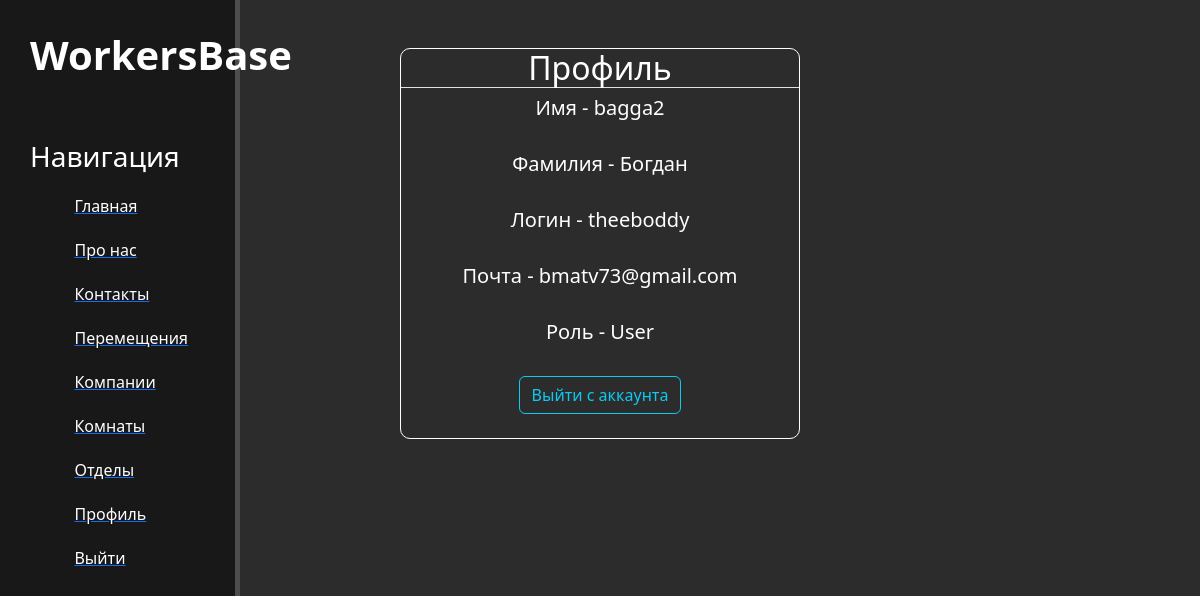
/profile/ (signed in), run on the app's committed database.
### main/models.py (models this page shows)
class User(AbstractUser):
    role = models.CharField("Роль пользователя", max_length=200, default="User")

### main/views.py (the view)
# urls.py: path("profile/", profile, name="profile"),
def profile(request):
    user = User.objects.get(id=request.user.id)
    context = {"user":user}
    return render(request, "main/profile.html", context)

### main/templates/main/profile.html (shortened to what this page needs)
{% extends 'main/layout.html'%}
{% block content %}
<div class="profile text-center">
        <br>
        <br>
    <div class="profile_block text-center">
    <h2 class="text-center border-bottom">Профиль</h2>
    <h5>Имя - {{user.first_name}}</h5>
    <br>
    <h5>Фамилия - {{user.last_name}}</h5>
    <br>
    <h5>Логин - {{user}}</h5>
    <br>
    <h5>Почта - {{user.email}}</h5>
    <br>
    <h5>Роль - {{user.role}}</h5>
    <br>
        <a class="btn btn-outline-info" href="{%url 'logout' %}">Выйти с аккаунта</a>
        <br>
        <br>
    </div>
    </div>
    <br>
{% endblock %}

### main/static/main/css/main.css (style rules this page uses)
body { background: #2c2c2c; }
.profile { color: #ffffff; width: 80%; margin: auto; }
.profile_block { width: 400px; height: auto; margin: auto; border: 1px solid white; border-radius: 10px; }

### data on the page
User: first_name "bagga2", last_name "Богдан", username "theeboddy", email "bmatv73@gmail.com", role "User"
